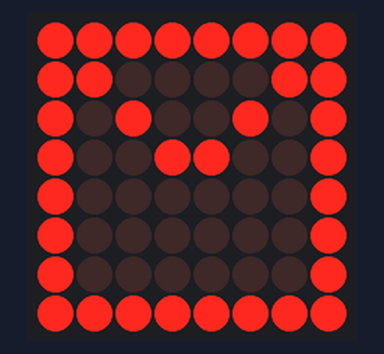
The sketch below on a simulated Arduino Uno, built with avr-gcc and run on an emulated ATmega328P. Shown: 8×8 LED matrix. Wiring (inferred from the names in the program): LED matrix (orientation assumed): rows A0, pin 12, A2, pin 13, pin 5, A3, pin 7, pin 2; columns pin 9, pin 8, pin 4, A1, pin 3, pin 10, pin 11, pin 6.

Above: at 0.1 s.

The sketch:

sketch_may30a.ino
```cpp
//핀번호
int rows[] = { A0, 12, A2, 13, 5, A3, 7, 2 };
int cols[] = { 9, 8, 4, A1, 3, 10, 11, 6 };

// 문자 모양 패턴
byte patternPhone[8][8] = {
  { 1, 1, 1, 1, 1, 1, 1, 1 },
  { 1, 1, 0, 0, 0, 0, 1, 1 },
  { 1, 0, 1, 0, 0, 1, 0, 1 },
  { 1, 0, 0, 1, 1, 0, 0, 1 },
  { 1, 0, 0, 0, 0, 0, 0, 1 },
  { 1, 0, 0, 0, 0, 0, 0, 1 },
  { 1, 0, 0, 0, 0, 0, 0, 1 },
  { 1, 1, 1, 1, 1, 1, 1, 1 },
};

// LED 초기화 함수
void clear() {
  for (int i = 0; i < 8; i++) {
    digitalWrite(rows[i], LOW);
    digitalWrite(cols[i], HIGH);
  }
}

void setup() {
  //초기화
  for (int i = 0; i < 8; i++) {
    pinMode(rows[i], OUTPUT);
    pinMode(cols[i], OUTPUT);
  }
}

void loop() {
  // 배열값 패턴 출력
  for (int x = 0; x < 8; x++) {
    clear();                      //LED 초기화
    digitalWrite(rows[x], HIGH);  // 하나의 행을 셋업 시킴

    for (int y = 0; y < 8; y++) {
      if (patternPhone[x][y] == 1)
        digitalWrite(cols[y], LOW);  // 배열 값이 1인 경우 해당 위치의 LED를 킴
    }
    delay(2);
  }
}
```
